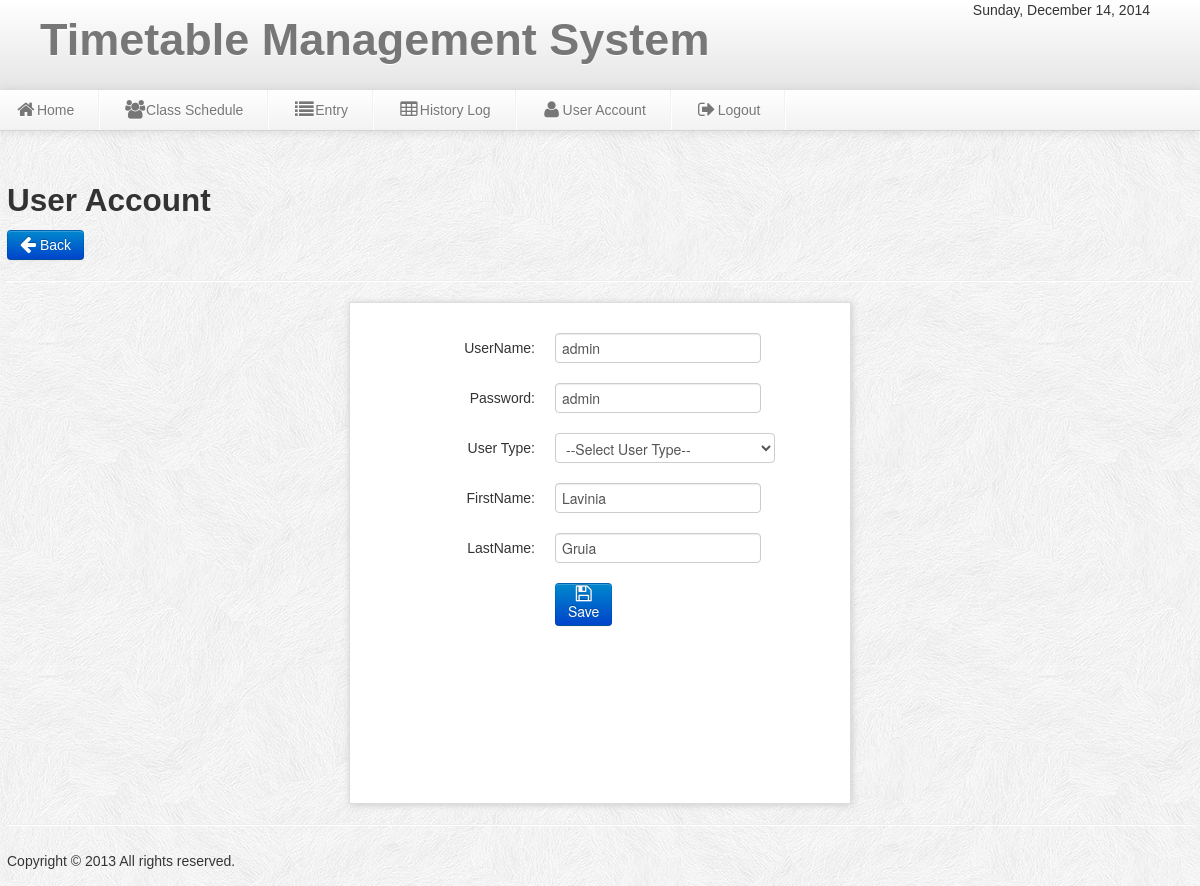
/admin/edit_user.php?id=13, run on the app's committed database.
### tables this page shows
CREATE TABLE IF NOT EXISTS `users` (
`User_id` int(11) NOT NULL,
  `UserName` varchar(20) NOT NULL,
  `Password` varchar(20) NOT NULL,
  `User_Type` varchar(20) NOT NULL,
  `FirstName` varchar(30) NOT NULL,
  `LastName` varchar(30) NOT NULL
);

### admin/edit_user.php (the view, shortened to what this page needs)
<?php include('header.php'); include('dbcon.php') ;
$id_get=$_GET['id'];
?>
<body>
<?php include('nav-top1.php'); ?>
<div class="wrapper">
<div class="row-fluid">
<h2>User Account</h2>
	<a class="btn btn-primary"  href="user_account.php">  <i class="icon-arrow-left icon-large"></i>&nbsp;Back</a>
	<hr>
	<form id="save_voter" class="form-horizontal" method="POST" action="update_user.php">
    <fieldset>
	<div class="add_subject_user">
	<ul class="thumbnails_new_voter">
    <li class="span3">
    <div class="thumbnail_new_voter">
	<?php
		$result=mysql_query("select * from users where User_id='$id_get'")or die(mysql_error());
		$row=mysql_fetch_array($result);
	?>
	<div class="control-group">
    <label class="control-label" for="input01">UserName:</label>
    <div class="controls">
    <input type="text" name="UserName" class="UserName" value="<?php echo $row['UserName']; ?>" id="span900">
    </div>
    </div>
	<div class="control-group">
    <label class="control-label" for="input01">Password:</label>
    <div class="controls">
    <input type="text" name="Password" class="Password" value="<?php echo $row['Password']; ?>" id="span900">
    </div>
    </div>
	<div class="control-group">
    <label class="control-label" for="input01">User Type:</label>
    <div class="controls">
   <select name="User_Type" class="User_Type" id="span9000">
     <option>--Select User Type--</option>
	</select>
    </div>
    </div>
	<div class="control-group">
    <label class="control-label" for="input01">FirstName:</label>
    <div class="controls">
    <input type="text" name="FirstName" class="FirstName" value="<?php echo $row['FirstName']; ?>" id="span900">
    </div>
    </div>
		<div class="control-group">
    <label class="control-label" for="input01">LastName:</label>
    <div class="controls">
    <input type="text" name="LastName" class="LastName" value="<?php echo $row['LastName']; ?>" id="span900">
    </div>
    </div>
	<div class="control-group">
    <div class="controls">
	<button id="save_voter" class="btn btn-primary" name="save"><i class="icon-save icon-large"></i>Save</button>
    </div>
    </div>
    </fieldset>
    </form>
	</div>
<?php include('footer.php');?>
</div>
</body>

### admin/css/style.css (style rules this page uses)
* { margin:0; padding:0; }
body { font-family:"Trebuchet MS", "Myriad Pro", Arial, sans-serif; font-size:14px; background:#f4f4f4 url(../img/subtle_white_feathers.png) repeat top left; color:#333; text-shadow:0px 0px 0px #fff;; }
a { color:#777; }
.wrapper { width:1186px; margin: auto; margin-top:170px; min-height:550px; }
.form-horizontal { background:#fff; border:1px solid #ddd; margin:0 auto; height:500px; width:500px; font-size:16px; -moz-box-shadow:1px 1px 7px #ccc; -webkit-box-shadow:1px 1px 7px #ccc; box-shadow:1px 1px 7px #ccc; }

### data on the page
users: UserName "admin", Password "admin", FirstName "Lavinia", LastName "Gruia"
